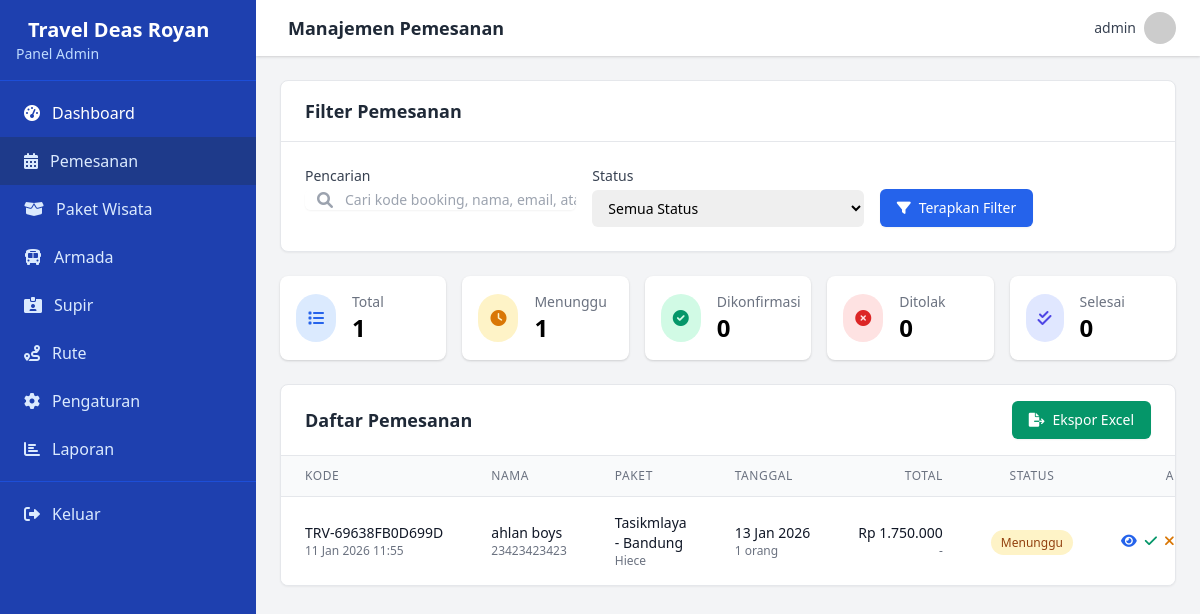
The app's page /admin/bookings.php (signed in) with its own data.
### tables this page shows
CREATE TABLE `booking` (
  `id` int(11) NOT NULL,
  `kode_booking` varchar(20) NOT NULL,
  `nama_pemesan` varchar(100) NOT NULL,
  `no_wa` varchar(20) NOT NULL,
  `id_paket` int(11) NOT NULL,
  `id_armada` int(11) DEFAULT NULL,
  `id_supir` int(11) DEFAULT NULL,
  `tanggal_berangkat` date NOT NULL,
  `total_harga` decimal(12,2) NOT NULL,
  `status` enum('menunggu','dikonfirmasi','ditolak','selesai') DEFAULT 'menunggu',
  `catatan` text DEFAULT NULL,
  `created_at` timestamp NOT NULL DEFAULT current_timestamp(),
  `updated_at` timestamp NOT NULL DEFAULT current_timestamp() ON UPDATE current_timestamp(),
  `jenis_booking` enum('wisata','dropan') NOT NULL DEFAULT 'wisata',
  `id_jadwal_dropan` int(11) DEFAULT NULL,
  `jumlah_penumpang` int(11) DEFAULT 1
);

CREATE TABLE `paket` (
  `id` int(11) NOT NULL,
  `nama_paket` varchar(100) NOT NULL,
  `id_rute` int(11) NOT NULL,
  `jenis_layanan` enum('all_in','non_all_in') NOT NULL,
  `harga` decimal(12,2) NOT NULL,
  `deskripsi` text DEFAULT NULL,
  `created_at` timestamp NOT NULL DEFAULT current_timestamp(),
  `updated_at` timestamp NOT NULL DEFAULT current_timestamp() ON UPDATE current_timestamp(),
  `status` enum('aktif','nonaktif') DEFAULT 'aktif'
);

CREATE TABLE `armada` (
  `id` int(11) NOT NULL,
  `nama` varchar(100) NOT NULL,
  `nomor_polisi` varchar(20) DEFAULT NULL,
  `jenis` varchar(50) NOT NULL,
  `kapasitas` int(11) NOT NULL,
  `deskripsi` text DEFAULT NULL,
  `status` enum('tersedia','dipesan','dalam_perjalanan','maintenance') DEFAULT 'tersedia',
  `created_at` timestamp NOT NULL DEFAULT current_timestamp(),
  `updated_at` timestamp NOT NULL DEFAULT current_timestamp() ON UPDATE current_timestamp()
);

### admin/bookings.php (the view, shortened to what this page needs)
<?php
require_once '../config/database.php';
$query = "
    SELECT
        b.*,
        p.nama_paket,
        p.jenis_layanan,
        a.nama as nama_armada,
        r.asal,
        r.tujuan
    FROM booking b
    LEFT JOIN paket p ON b.id_paket = p.id
    LEFT JOIN armada a ON b.id_armada = a.id
    LEFT JOIN rute r ON p.id_rute = r.id
";
$query .= " ORDER BY b.created_at DESC";
$per_page = 10;
$page = isset($_GET['page']) ? (int)$_GET['page'] : 1;
$offset = ($page - 1) * $per_page;
$query .= " LIMIT :per_page OFFSET :offset";
$stmt = $pdo->prepare($query);
$stmt->bindValue(':per_page', (int)$per_page, PDO::PARAM_INT);
$stmt->bindValue(':offset', (int)$offset, PDO::PARAM_INT);
$stmt->execute();
$bookings = $stmt->fetchAll();
$status_counts = [
    'all' => $pdo->query("SELECT COUNT(*) FROM booking")->fetchColumn(),
    'menunggu' => $pdo->query("SELECT COUNT(*) FROM booking WHERE status = 'menunggu'")->fetchColumn(),
    'dikonfirmasi' => $pdo->query("SELECT COUNT(*) FROM booking WHERE status = 'dikonfirmasi'")->fetchColumn(),
    'ditolak' => $pdo->query("SELECT COUNT(*) FROM booking WHERE status = 'ditolak'")->fetchColumn(),
    'selesai' => $pdo->query("SELECT COUNT(*) FROM booking WHERE status = 'selesai'")->fetchColumn(),
];
?>
<div class="space-y-6">
    <div class="bg-white shadow-sm rounded-lg overflow-hidden border border-gray-200">
        <div class="px-6 py-4 border-b border-gray-200">
            <h3 class="text-lg font-semibold text-gray-800">Filter Pemesanan</h3>
        </div>
        <div class="p-6">
            <form method="GET" class="space-y-4">
                <div class="grid grid-cols-1 md:grid-cols-3 gap-4">
                    <div>
                        <label for="search" class="block text-sm font-medium text-gray-700 mb-1">Pencarian</label>
                        <div class="mt-1 relative rounded-md shadow-sm">
                            <div class="absolute inset-y-0 left-0 pl-3 flex items-center pointer-events-none">
                            </div>
                            <input type="text"
                                   name="search"
                                   id="search"
                                   value="<?php echo isset($_GET['search']) ? htmlspecialchars($_GET['search']) : ''; ?>"
                                   class="focus:ring-blue-500 focus:border-blue-500 block w-full pl-10 sm:text-sm border-gray-300 rounded-md"
                                   placeholder="Cari kode booking, nama, email, atau no HP">
                        </div>
                    </div>
                    <div>
                        <label for="status" class="block text-sm font-medium text-gray-700 mb-1">Status</label>
                        <select id="status"
                                name="status"
                                class="mt-1 block w-full pl-3 pr-10 py-2 text-base border-gray-300 focus:outline-none focus:ring-blue-500 focus:border-blue-500 sm:text-sm rounded-md">
                            <option value="">Semua Status</option>
                        </select>
                    </div>
                    <div class="flex items-end space-x-2">
                        <button type="submit" class="inline-flex items-center px-4 py-2 border border-transparent text-sm font-medium rounded-md shadow-sm text-white bg-blue-600 hover:bg-blue-700 focus:outline-none focus:ring-2 focus:ring-offset-2 focus:ring-blue-500">
                            <i class="fas fa-filter mr-2"></i> Terapkan Filter
                        </button>
                    </div>
                </div>
            </form>
        </div>
    </div>
    <div class="grid grid-cols-1 md:grid-cols-5 gap-4">
        <div class="bg-white rounded-lg shadow overflow-hidden">
            <div class="p-4">
                <div class="flex items-center">
                    <div class="p-3 rounded-full bg-blue-100 text-blue-600 mr-4">
                        <i class="fas fa-list"></i>
                    </div>
                    <div>
                        <p class="text-sm font-medium text-gray-500">Total</p>
                        <p class="text-2xl font-semibold"><?php echo number_format($status_counts['all']); ?></p>
                    </div>
                </div>
            </div>
        </div>
        <div class="bg-white rounded-lg shadow overflow-hidden">
            <div class="p-4">
                <div class="flex items-center">
                    <div class="p-3 rounded-full bg-yellow-100 text-yellow-600 mr-4">
                        <i class="fas fa-clock"></i>
                    </div>
                    <div>
                        <p class="text-sm font-medium text-gray-500">Menunggu</p>
                        <p class="text-2xl font-semibold"><?php echo number_format($status_counts['menunggu']); ?></p>
                    </div>
                </div>
            </div>
        </div>
        <div class="bg-white rounded-lg shadow overflow-hidden">
            <div class="p-4">
                <div class="flex items-center">
                    <div class="p-3 rounded-full bg-green-100 text-green-600 mr-4">
                        <i class="fas fa-check-circle"></i>
                    </div>
                    <div>
                        <p class="text-sm font-medium text-gray-500">Dikonfirmasi</p>
                        <p class="text-2xl font-semibold"><?php echo number_format($status_counts['dikonfirmasi']); ?></p>
                    </div>
                </div>
            </div>
        </div>
        <div class="bg-white rounded-lg shadow overflow-hidden">
            <div class="p-4">
                <div class="flex items-center">
                    <div class="p-3 rounded-full bg-red-100 text-red-600 mr-4">
                        <i class="fas fa-times-circle"></i>
                    </div>
                    <div>
                        <p class="text-sm font-medium text-gray-500">Ditolak</p>
                        <p class="text-2xl font-semibold"><?php echo number_format($status_counts['ditolak']); ?></p>
                    </div>
                </div>
            </div>
        </div>
        <div class="bg-white rounded-lg shadow overflow-hidden">
            <div class="p-4">
                <div class="flex items-center">
                    <div class="p-3 rounded-full bg-indigo-100 text-indigo-600 mr-4">
                        <i class="fas fa-check-double"></i>
                    </div>
                    <div>
                        <p class="text-sm font-medium text-gray-500">Selesai</p>
                        <p class="text-2xl font-semibold"><?php echo number_format($status_counts['selesai']); ?></p>
                    </div>
                </div>
            </div>
        </div>
    </div>
    <div class="bg-white shadow-sm rounded-lg overflow-hidden border border-gray-200">
        <div class="px-6 py-4 border-b border-gray-200">
            <div class="flex flex-col sm:flex-row justify-between items-start sm:items-center space-y-3 sm:space-y-0">
                <h3 class="text-lg font-semibold text-gray-800">Daftar Pemesanan</h3>
                <div class="flex space-x-2">
                    <a href="export_bookings.php" class="inline-flex items-center px-4 py-2 border border-transparent text-sm font-medium rounded-md shadow-sm text-white bg-green-600 hover:bg-green-700 focus:outline-none focus:ring-2 focus:ring-offset-2 focus:ring-green-500">
                        <i class="fas fa-file-export mr-2"></i> Ekspor Excel
                    </a>
                </div>
            </div>
        </div>
        <div class="overflow-x-auto">
            <table class="min-w-full divide-y divide-gray-200">
                <thead class="bg-gray-50">
                    <tr>
                        <th scope="col" class="px-6 py-3 text-left text-xs font-medium text-gray-500 uppercase tracking-wider">Kode</th>
                        <th scope="col" class="px-6 py-3 text-left text-xs font-medium text-gray-500 uppercase tracking-wider">Nama</th>
                        <th scope="col" class="px-6 py-3 text-left text-xs font-medium text-gray-500 uppercase tracking-wider">Paket</th>
                        <th scope="col" class="px-6 py-3 text-left text-xs font-medium text-gray-500 uppercase tracking-wider">Tanggal</th>
                        <th scope="col" class="px-6 py-3 text-right text-xs font-medium text-gray-500 uppercase tracking-wider">Total</th>
                        <th scope="col" class="px-6 py-3 text-center text-xs font-medium text-gray-500 uppercase tracking-wider">Status</th>
                        <th scope="col" class="px-6 py-3 text-right text-xs font-medium text-gray-500 uppercase tracking-wider">Aksi</th>
                    </tr>
                </thead>
                <tbody class="bg-white divide-y divide-gray-200">
                    <?php if (count($bookings) > 0): ?>
                        <?php foreach ($bookings as $booking):
                            $status_classes = [
                                'menunggu' => 'bg-yellow-100 text-yellow-800',
                                'dikonfirmasi' => 'bg-green-100 text-green-800',
                                'ditolak' => 'bg-red-100 text-red-800',
                                'selesai' => 'bg-blue-100 text-blue-800'
                            ];
                            $status_text = [
                                'menunggu' => 'Menunggu',
                                'dikonfirmasi' => 'Dikonfirmasi',
                                'ditolak' => 'Ditolak',
                                'selesai' => 'Selesai'
                            ];
                            $status = $booking['status'] ?? 'menunggu';
                            $class = $status_classes[$status] ?? 'bg-gray-100 text-gray-800';
                            $text = $status_text[$status] ?? ucfirst($status);
                        ?>
                            <tr class="hover:bg-gray-50">
                                <td class="px-6 py-4 whitespace-nowrap">
                                    <div class="text-sm font-medium text-gray-900"><?php echo htmlspecialchars($booking['kode_booking']); ?></div>
                                    <div class="text-xs text-gray-500"><?php echo date('d M Y H:i', strtotime($booking['created_at'])); ?></div>
                                </td>
                                <td class="px-6 py-4">
                                    <div class="text-sm font-medium text-gray-900"><?php echo htmlspecialchars($booking['nama_pemesan']); ?></div>
                                    <div class="text-xs text-gray-500"><?php echo htmlspecialchars($booking['no_wa']); ?></div>
                                </td>
                                <td class="px-6 py-4">
                                    <div class="text-sm text-gray-900"><?php echo htmlspecialchars($booking['nama_paket'] ?? '-'); ?></div>
                                    <div class="text-xs text-gray-500"><?php echo htmlspecialchars($booking['nama_armada'] ?? '-'); ?></div>
                                </td>
                                <td class="px-6 py-4 whitespace-nowrap">
                                    <div class="text-sm text-gray-900"><?php echo date('d M Y', strtotime($booking['tanggal_berangkat'])); ?></div>
                                    <div class="text-xs text-gray-500"><?php echo $booking['jumlah_orang'] ?? '1'; ?> orang</div>
                                </td>
                                <td class="px-6 py-4 whitespace-nowrap text-right">
                                    <div class="text-sm font-medium text-gray-900">Rp <?php echo number_format($booking['total_harga'] ?? 0, 0, ',', '.'); ?></div>
                                    <div class="text-xs text-gray-500"><?php echo $booking['metode_pembayaran'] ?? '-'; ?></div>
                                </td>
                                <td class="px-6 py-4 whitespace-nowrap text-center">
                                    <span class="px-2.5 py-1 text-xs font-medium rounded-full <?php echo $class; ?>">
                                        <?php echo $text; ?>
                                    </span>
                                </td>
                                <td class="px-6 py-4 whitespace-nowrap text-right text-sm font-medium">
                                    <div class="flex justify-end space-x-2">
                                        <a href="booking-detail.php?id=<?php echo $booking['id']; ?>" class="text-blue-600 hover:text-blue-900" title="Lihat Detail">
                                            <i class="fas fa-eye"></i>
                                        </a>
                                        <?php if ($status === 'menunggu'): ?>
                                            <a href="#" onclick="return confirmAction('Apakah Anda yakin ingin mengkonfirmasi pemesanan ini?', 'bookings.php?action=confirm&id=<?php echo $booking['id']; ?>')" class="text-green-600 hover:text-green-900" title="Konfirmasi">
                                                <i class="fas fa-check"></i>
                                            </a>
                                            <a href="#" onclick="return confirmAction('Apakah Anda yakin ingin menolak pemesanan ini?', 'bookings.php?action=reject&id=<?php echo $booking['id']; ?>')" class="text-yellow-600 hover:text-yellow-900" title="Tolak">
                                                <i class="fas fa-times"></i>
                                            </a>
                                        <?php elseif ($status === 'dikonfirmasi'): ?>
                                            <a href="#" onclick="return confirmAction('Apakah Anda ingin menandai pemesanan ini sebagai selesai?', 'bookings.php?action=complete&id=<?php echo $booking['id']; ?>')" class="text-indigo-600 hover:text-indigo-900" title="Selesai">
                                                <i class="fas fa-check-double"></i>
                                            </a>
                                        <?php endif; ?>
                                    </div>
                                </td>
                            </tr>
                        <?php endforeach; ?>
                    <?php endif; ?>
                </tbody>
            </table>
        </div>
    </div>
</div>
<?php
include 'includes/layout.php';
?>

### records on screen
booking: kode_booking "TRV-69638FB0D699D", created_at "11 Jan 2026 11:55", nama_pemesan "ahlan boys", no_wa "23423423423", id_paket.nama_paket "Tasikmlaya - Bandung", id_armada.nama "Hiece", tanggal_berangkat "13 Jan 2026", jumlah_orang "1", total_harga "1.750.000", metode_pembayaran "-", status "Menunggu"

### other values on screen
constant('site_name') "Travel Deas Royan"
$page_title "Manajemen Pemesanan"
$_SESSION['admin_username'] "admin"
$status_counts['all'] "1"
$status_counts['menunggu'] "1"
$status_counts['dikonfirmasi'] "0"
$status_counts['ditolak'] "0"
$status_counts['selesai'] "0"
